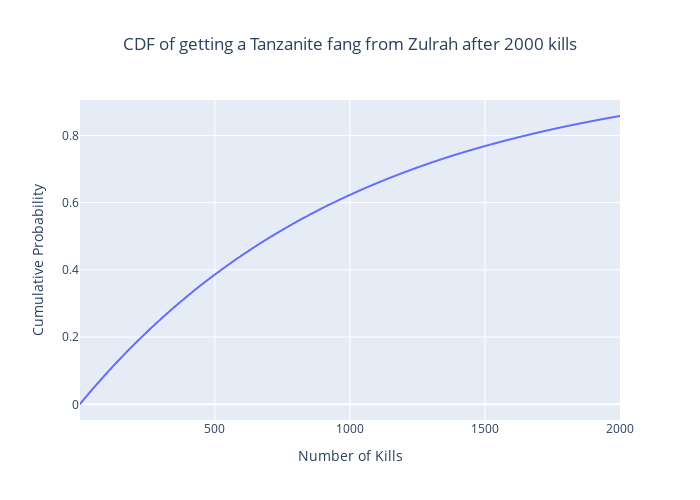

The notebook cell this image was saved under:
### Code cell
fig = px.line(
    df,
    x="Number of Kills",
    y="Cumulative Probability",
    title=f"CDF of getting a {srch_item.name} from {srch_monstr.name} after {NUM_KILLS} kills",
    width=700,
    height=500,
)
fig.update_layout(title_x=0.5)
fig.show()

### Figure 1 — Plotly figure (JSON) as saved in the notebook; plotly's stock layout.template omitted (floating-point values rounded to 4 significant figures; data arrays with more than 128 entries replaced by an {"elided": "..."} marker saying what was removed)
{"data": [{"hovertemplate": "Number of Kills=%{x}<br>Cumulative Probability=%{y}<extra></extra>", "legendgroup": "", "line": {"color": "#636efa", "dash": "solid"}, "marker": {"symbol": "circle"}, "mode": "lines", "name": "", "showlegend": false, "type": "scattergl", "x": {"elided": "2000 int values"}, "xaxis": "x", "y": {"elided": "2000 float values"}, "yaxis": "y"}], "layout": {"height": 500, "legend": {"tracegroupgap": 0}, "title": {"text": "CDF of getting a Tanzanite fang from Zulrah after 2000 kills", "x": 0.5}, "width": 700, "xaxis": {"anchor": "y", "domain": [0, 1], "title": {"text": "Number of Kills"}}, "yaxis": {"anchor": "x", "domain": [0, 1], "title": {"text": "Cumulative Probability"}}}}
